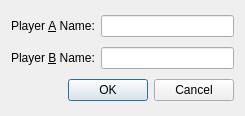
<?xml version="1.0" encoding="UTF-8"?>
<ui version="4.0">
 <class>ConfigurationDialog</class>
 <widget class="QDialog" name="ConfigurationDialog">
  <property name="geometry">
   <rect>
    <x>0</x>
    <y>0</y>
    <width>245</width>
    <height>116</height>
   </rect>
  </property>
  <property name="windowTitle">
   <string>Dialog</string>
  </property>
  <layout class="QGridLayout" name="gridLayout">
   <item row="0" column="0">
    <widget class="QLabel" name="label">
     <property name="text">
      <string>Player &amp;A Name:</string>
     </property>
     <property name="buddy">
      <cstring>player1Name</cstring>
     </property>
    </widget>
   </item>
   <item row="0" column="1">
    <widget class="QLineEdit" name="player1Name"/>
   </item>
   <item row="1" column="0">
    <widget class="QLabel" name="label_2">
     <property name="text">
      <string>Player &amp;B Name:</string>
     </property>
     <property name="buddy">
      <cstring>player2Name</cstring>
     </property>
    </widget>
   </item>
   <item row="1" column="1">
    <widget class="QLineEdit" name="player2Name"/>
   </item>
   <item row="2" column="0" colspan="2">
    <widget class="QDialogButtonBox" name="buttonBox">
     <property name="orientation">
      <enum>Qt::Horizontal</enum>
     </property>
     <property name="standardButtons">
      <set>QDialogButtonBox::Cancel|QDialogButtonBox::Ok</set>
     </property>
    </widget>
   </item>
  </layout>
 </widget>
 <resources/>
 <connections>
  <connection>
   <sender>buttonBox</sender>
   <signal>accepted()</signal>
   <receiver>ConfigurationDialog</receiver>
   <slot>accept()</slot>
   <hints>
    <hint type="sourcelabel">
     <x>248</x>
     <y>254</y>
    </hint>
    <hint type="destinationlabel">
     <x>157</x>
     <y>274</y>
    </hint>
   </hints>
  </connection>
  <connection>
   <sender>buttonBox</sender>
   <signal>rejected()</signal>
   <receiver>ConfigurationDialog</receiver>
   <slot>reject()</slot>
   <hints>
    <hint type="sourcelabel">
     <x>316</x>
     <y>260</y>
    </hint>
    <hint type="destinationlabel">
     <x>286</x>
     <y>274</y>
    </hint>
   </hints>
  </connection>
 </connections>
</ui>
